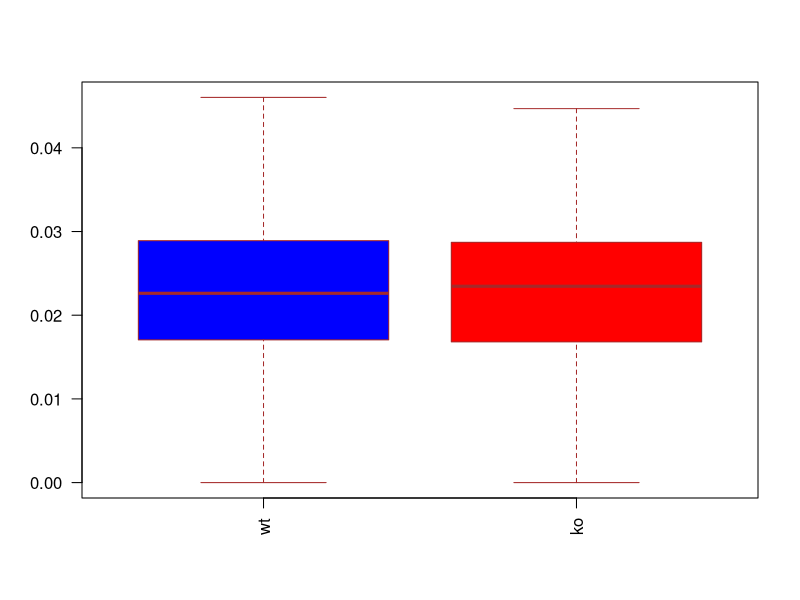

Write R code to recreate this figure.
# load library required
library(dplyr)

# set the working path
setwd("/path/Fig.S3")

# load the data to generate boxplot
wt <- read.table("5hmc_WT_gene244.txt",sep="\t",header=T )
ko <- read.table("5hmc_KO_gene244.txt",sep="\t",header=T )

# Calculate the mean
wt <- wt %>%
  mutate(mean = apply(.[, 5:105], 1, mean))
ko <- ko %>%
  mutate(mean = apply(.[, 5:105], 1, mean))

t.test(wt$mean,ko$mean)

boxplot(wt$mean, 
        ko$mean,
        at = c(1,2),
        names = c("wt","ko"),
        cex.axis = 1.0, 
        cex.lab = 1.0,
        las = 2,
        col = c("blue","red"),
        border = "brown",
        #log = TRUE,
        horizontal = FALSE,
        outline = FALSE,
        #boxwex = 0.25,
        notch = FALSE
)

